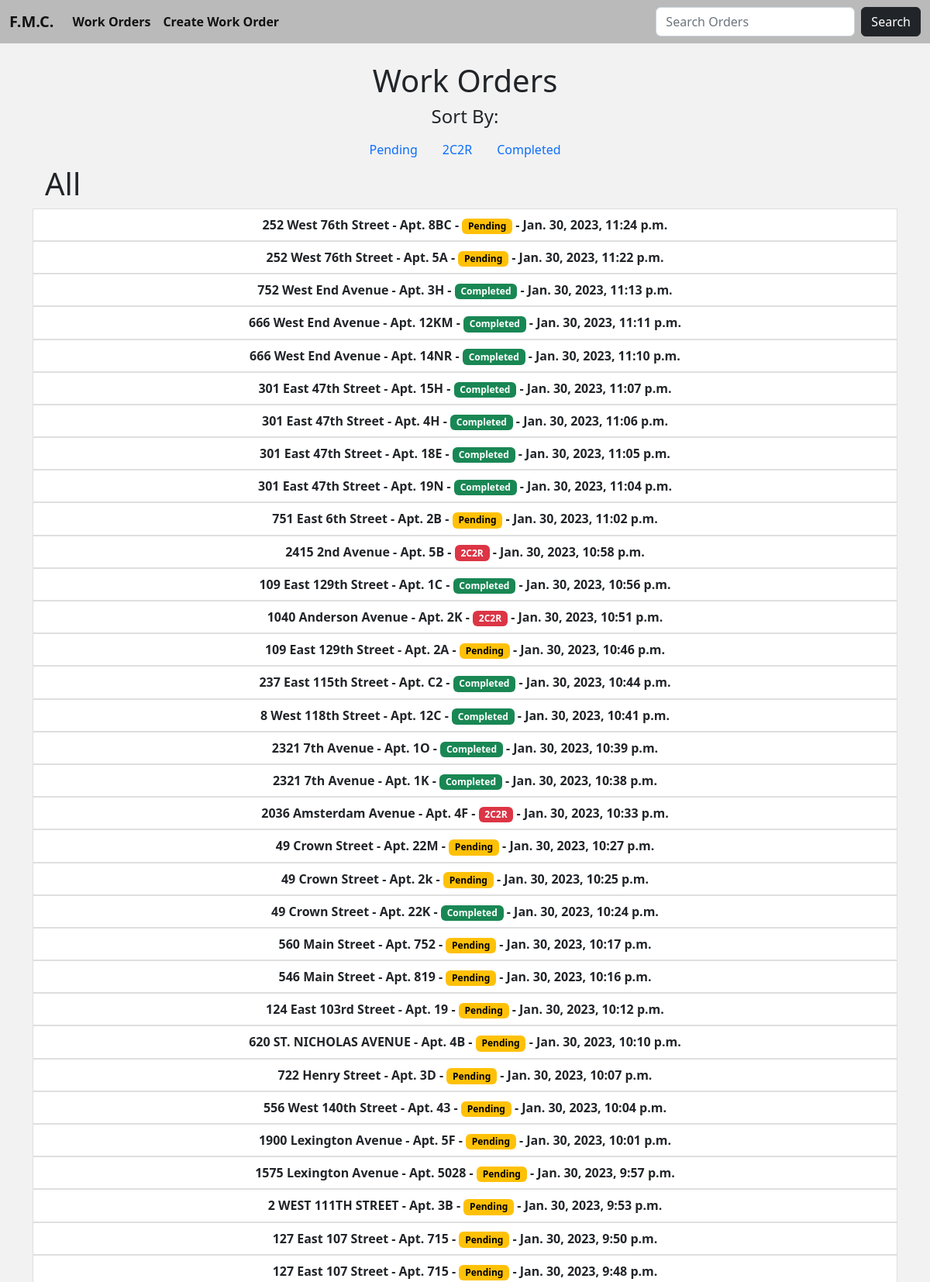
The page / (upper part) on the database its author committed.
### fmc/models.py (models this page shows, shortened)
class Work(models.Model):
    company = models.CharField('Management Company', max_length=64, blank=True)
    address = models.CharField(max_length=64)
    apartment = models.CharField(max_length=64)
    city = models.CharField(max_length=64, null=True)
    zip_code = models.IntegerField('Zip Code', null=True, blank=True)
    state = models.CharField(max_length=12, choices=STATE_CHOICES, default='NEW YORK')
    appliance = models.CharField(max_length=64)
    phone = models.CharField('Phone Number', max_length=64, null=True, blank=True)
    comments = models.CharField('Description', max_length=64, null=True, blank=True)
    private = models.CharField(max_length=12, choices=PRIVATE_CHOICES, default='')
    status = models.CharField(max_length=12, choices=STATUS_CHOICES, default='Pending')
    date_added = models.DateTimeField(auto_now_add=True, null=True)
    logo = models.ImageField(null=True, blank=True)
    requested = models.DateField(null=True, blank=True)
    completed = models.DateField('Date Complete', null=True, blank=True)
    complete_by = models.CharField('Complete By', max_length=12, choices=TECHNICIAN, blank=True, default='')

### fmc/views.py (the view)
# urls.py: path('', WorkOrders.as_view(), name='work-orders'),
class WorkOrders(ListView):
    model = Work
    template_name = 'work_orders.html'
    ordering = ['-date_added']

### fmc/templates/work_orders.html (shortened to what this page needs)
{% extends 'index.html' %}
{% block body %}
<div class="container">
    <center>
        <h1>Work Orders</h1>
    </center>
</div>
    <center>
        <h4>Sort By:</h4>
    </center>
    <ul class="nav justify-content-center">
        <li class="nav-item">
          <a class="nav-link" aria-current="page" href="{% url 'work-orders-pending' %}">Pending</a>
        </li>
        <li class="nav-item">
          <a class="nav-link" href="{% url 'work-orders-2c2r' %}">2C2R</a>
        </li>
        <li class="nav-item">
          <a class="nav-link" href="{% url 'work-orders-completed' %}">Completed</a>
        </li>
      </ul>
{% now "d" as current_day %}
    <h1 class="ps-3">All</h1>
<div class="list-group">
    {% for work_orders in object_list %}
            <center>
                <a href="{% url 'work-order-details' work_orders.pk %}" class="list-group-item list-group-item-action"><strong>{{ work_orders.address }} - Apt. {{ work_orders.apartment }} -
                    {% if work_orders.status == 'Pending' %}
                        <span class="badge text-bg-warning">{{ work_orders.status }}</span></strong>
                    {% elif work_orders.status == '2C2R' %}
                        <span class="badge text-bg-danger">{{ work_orders.status }}</span></strong>
                    {% else %}
                        <span class="badge text-bg-success">{{ work_orders.status }}</span></strong>
                    {% endif %}
                    <strong>- {{ work_orders.date_added }} </strong>
                </a>
            </center>
    {% endfor %}
</div>
{% endblock %}

### fmc/templates/index.html (style rules this page uses)
body { background-color: #F2F2F2; }

### rows shown on the page
Work: address "252 West 76th Street", apartment "8BC", status "Pending", date_added "Jan. 30, 2023, 11:24 p.m."
Work: address "252 West 76th Street", apartment "5A", status "Pending", date_added "Jan. 30, 2023, 11:22 p.m."
Work: address "752 West End Avenue", apartment "3H", status "Completed", date_added "Jan. 30, 2023, 11:13 p.m."
Work: address "666 West End Avenue", apartment "12KM", status "Completed", date_added "Jan. 30, 2023, 11:11 p.m."
Work: address "666 West End Avenue", apartment "14NR", status "Completed", date_added "Jan. 30, 2023, 11:10 p.m."
Work: address "301 East 47th Street", apartment "15H", status "Completed", date_added "Jan. 30, 2023, 11:07 p.m."
Work: address "301 East 47th Street", apartment "4H", status "Completed", date_added "Jan. 30, 2023, 11:06 p.m."
Work: address "301 East 47th Street", apartment "18E", status "Completed", date_added "Jan. 30, 2023, 11:05 p.m."
Work: address "301 East 47th Street", apartment "19N", status "Completed", date_added "Jan. 30, 2023, 11:04 p.m."
Work: address "751 East 6th Street", apartment "2B", status "Pending", date_added "Jan. 30, 2023, 11:02 p.m."
Work: address "2415 2nd Avenue", apartment "5B", status "2C2R", date_added "Jan. 30, 2023, 10:58 p.m."
Work: address "109 East 129th Street", apartment "1C", status "Completed", date_added "Jan. 30, 2023, 10:56 p.m."
Work: address "1040 Anderson Avenue", apartment "2K", status "2C2R", date_added "Jan. 30, 2023, 10:51 p.m."
Work: address "109 East 129th Street", apartment "2A", status "Pending", date_added "Jan. 30, 2023, 10:46 p.m."
Work: address "237 East 115th Street", apartment "C2", status "Completed", date_added "Jan. 30, 2023, 10:44 p.m."
Work: address "8 West 118th Street", apartment "12C", status "Completed", date_added "Jan. 30, 2023, 10:41 p.m."
Work: address "2321 7th Avenue", apartment "1O", status "Completed", date_added "Jan. 30, 2023, 10:39 p.m."
Work: address "2321 7th Avenue", apartment "1K", status "Completed", date_added "Jan. 30, 2023, 10:38 p.m."
Work: address "2036 Amsterdam Avenue", apartment "4F", status "2C2R", date_added "Jan. 30, 2023, 10:33 p.m."
Work: address "49 Crown Street", apartment "22M", status "Pending", date_added "Jan. 30, 2023, 10:27 p.m."
Work: address "49 Crown Street", apartment "2k", status "Pending", date_added "Jan. 30, 2023, 10:25 p.m."
Work: address "49 Crown Street", apartment "22K", status "Completed", date_added "Jan. 30, 2023, 10:24 p.m."
Work: address "560 Main Street", apartment "752", status "Pending", date_added "Jan. 30, 2023, 10:17 p.m."
Work: address "546 Main Street", apartment "819", status "Pending", date_added "Jan. 30, 2023, 10:16 p.m."
Work: address "124 East 103rd Street", apartment "19", status "Pending", date_added "Jan. 30, 2023, 10:12 p.m."
Work: address "620 ST. NICHOLAS AVENUE", apartment "4B", status "Pending", date_added "Jan. 30, 2023, 10:10 p.m."
Work: address "722 Henry Street", apartment "3D", status "Pending", date_added "Jan. 30, 2023, 10:07 p.m."
Work: address "556 West 140th Street", apartment "43", status "Pending", date_added "Jan. 30, 2023, 10:04 p.m."
Work: address "1900 Lexington Avenue", apartment "5F", status "Pending", date_added "Jan. 30, 2023, 10:01 p.m."
Work: address "1575 Lexington Avenue", apartment "5028", status "Pending", date_added "Jan. 30, 2023, 9:57 p.m."
Work: address "2 WEST 111TH STREET", apartment "3B", status "Pending", date_added "Jan. 30, 2023, 9:53 p.m."
Work: address "127 East 107 Street", apartment "715", status "Pending", date_added "Jan. 30, 2023, 9:50 p.m."
Work: address "127 East 107 Street", apartment "715", status "Pending", date_added "Jan. 30, 2023, 9:48 p.m."
